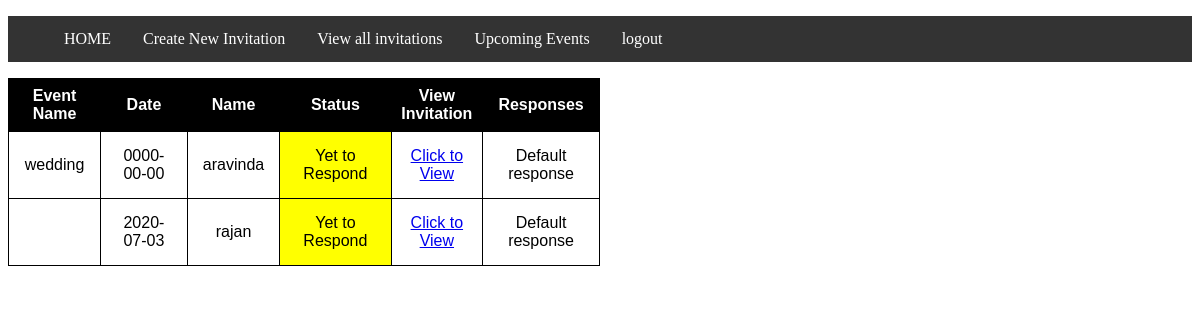
The page /allinvitations.php (signed in) on the database its author committed.
### tables this page shows
CREATE TABLE `invitationdata` (
  `ID` int(11) NOT NULL,
  `UID` int(11) NOT NULL,
  `Title` text NOT NULL,
  `HeaderContent` mediumtext NOT NULL,
  `FooterContent` mediumtext NOT NULL,
  `Bodycontent` longtext NOT NULL,
  `Date` date NOT NULL,
  `Fstyle` varchar(255) NOT NULL,
  `Color` varchar(255) NOT NULL,
  `DDate` date NOT NULL
);

CREATE TABLE `userinfo` (
  `ID` int(100) NOT NULL,
  `Name` varchar(255) NOT NULL,
  `Email` varchar(255) NOT NULL,
  `password` varchar(255) NOT NULL
);

CREATE TABLE `invitation_status` (
  `Id` int(11) NOT NULL,
  `Send_id` int(11) NOT NULL,
  `Rec_UId` int(11) NOT NULL,
  `Acc_Rej` int(11) NOT NULL,
  `Response` mediumtext NOT NULL
);

### allinvitations.php (the view, shortened to what this page needs)
<?php
  $cleardb_url      = parse_url(getenv("CLEARDB_IVORY_URL"));
$cleardb_server   = $cleardb_url["host"];
$cleardb_username = $cleardb_url["user"];
$cleardb_password = $cleardb_url["pass"];
$cleardb_db       = substr($cleardb_url["path"],1);
  $conn= mysqli_connect("$cleardb_server","$cleardb_username","$cleardb_password","$cleardb_db");
$login_person = $_SESSION["LoggedUID"];
$queryi=" SELECT * from invitation_status where Send_id= '$login_person'  ";
$result1=mysqli_query($conn,$queryi);
$ids=mysqli_fetch_all($result1, MYSQLI_ASSOC);
?>
<!DOCTYPE html>
<html>
<head>
</head>
<body>
<ul>
	<li><a href="openpage.php">HOME</a></li>
	<li> <a href="createinvitation.php">Create New Invitation</a></li>
	<li> <a href="allinvitations.php">View all invitations</a></li>
	<li> <a href="acceptedinvitations.php">Upcoming Events</a></li>
	<li> <a href="index100.php">logout</a></li>
</ul>
</body>
</html>
<table>
 <tr>
    <th>Event Name</th>
    <th>Date</th>
    <th>Name</th>
    <th>Status</th>
    <th>View Invitation</th>
    <th>Responses</th>
  </tr>
<?php foreach ($ids as $id) { ?>
<?php
$currentinv_id= $id["Id"];
$query2="SELECT * from invitationdata where ID=' $currentinv_id' ";
$result2=mysqli_query($conn,$query2);
$contents=mysqli_fetch_all($result2,MYSQLI_ASSOC);
 foreach ($contents as $content) { ?>
<tr>
	<td><?php echo $content["Title"]; ?></td>
	<td>  <?php echo $content["Date"]; ?></td>
<?php
$current_rec= $id["Rec_UId"];
$current_status=$id["Acc_Rej"];
$current_Response=$id["Response"];
$query2="SELECT * from Userinfo where ID='$current_rec'" ;
$result2=mysqli_query($conn,$query2);
$receivedusers=mysqli_fetch_all($result2,MYSQLI_ASSOC);
?>
<?php
foreach ($receivedusers as $receiveduser) {
?>
<td> <?php echo $receiveduser["Name"]; ?></td>
<?php
if($current_status==1)
{
	?> <td class="one"> <?php echo "accepted"; ?> </td><?php
}
elseif($current_status==0)
{
	?> <td class="two"> <?php echo "Rejected"; ?> </td><?php
}
else
{
	?> <td class="three"> <?php echo "Yet to Respond"; ?> </td><?php
}
}?>
<td>
	<a href="displayinvitation.php?ID=<?php echo $currentinv_id ;?>">
Click to View
</a>
</td>
<td> <?php echo $current_Response; ?></td>
</tr>
<?php
}
?>
<?php }?>
</table>

### allinvitations.php (style rules this page uses)
table { font-family: arial, sans-serif; border-collapse: collapse; width: 50%; }
ul { list-style-type: none; overflow: hidden; background-color: #333; }
li { float: left; }
li a { display: block; color: white; text-align: center; padding: 14px 16px; text-decoration: none; }
table, th, td { border: 1px solid black; border-collapse: collapse; }
.three { padding: 15px; text-align: center; background: yellow; }
th { background-color:black; color:white; height: 50px; }
td { padding: 15px; text-align: center; }

### rows shown on the page
invitation_status: Response "Default response"
invitationdata: Title "wedding", Date "0000-00-00"
userinfo: Name "aravinda"
invitation_status: Response "Default response"
invitationdata: Date "2020-07-03"
userinfo: Name "rajan"
